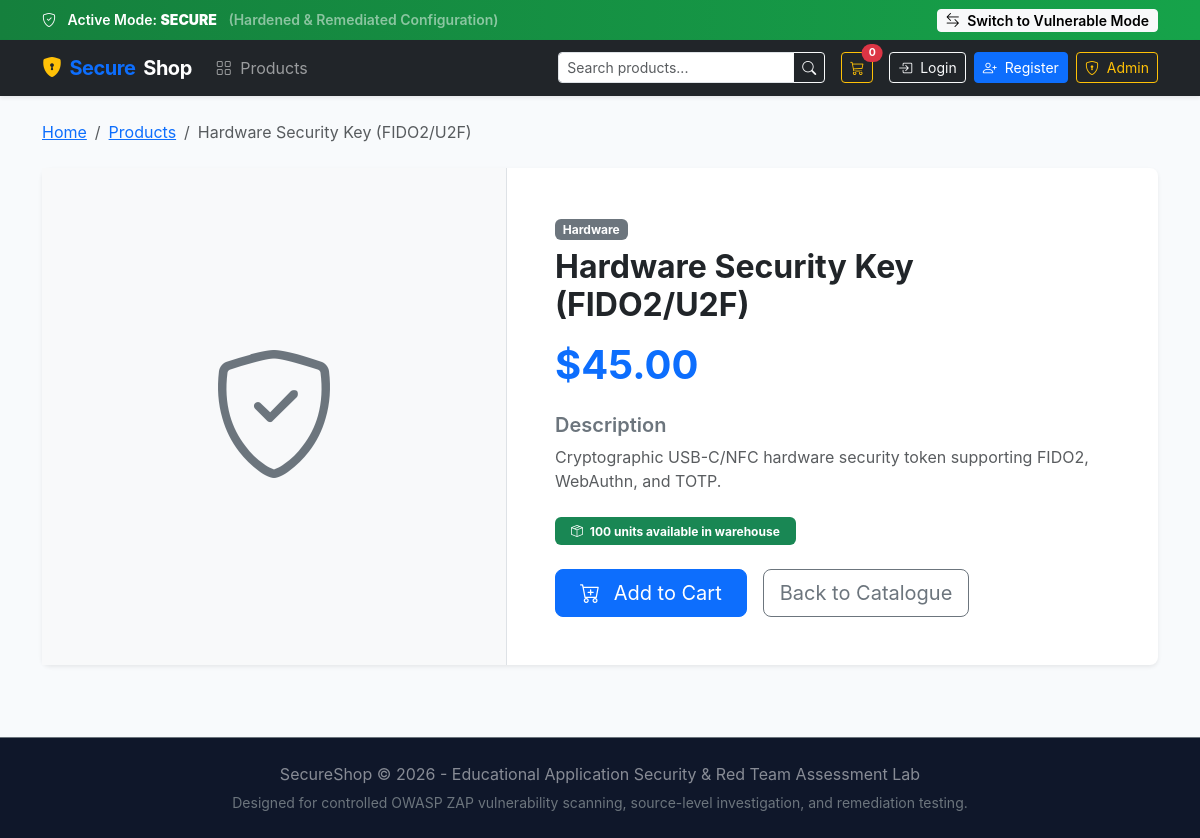
Page /product/1 on the committed database.
### tables this page shows
CREATE TABLE products (
    id INTEGER PRIMARY KEY AUTOINCREMENT,
    name TEXT NOT NULL,
    description TEXT NOT NULL,
    category TEXT NOT NULL,
    price REAL NOT NULL,
    stock INTEGER NOT NULL DEFAULT 50,
    image_url TEXT DEFAULT '/static/placeholder.png'
);

### fixed/app.py (the view)
@public_bp.route("/product/<int:product_id>", endpoint="product_details")
@public_bp.route("/product/<int:product_id>", endpoint="product_detail")
@public_bp.route("/products/<int:product_id>")
def product_details(product_id):
    conn = get_db_connection()
    cursor = conn.cursor()
    cursor.execute("SELECT * FROM products WHERE id = ?", (product_id,))
    product = cursor.fetchone()
    conn.close()
    if not product:
        flash("Product not found.", "warning")
        return redirect(url_for("public.products"))
    return render_template("product_details.html", product=product)

### fixed/app.py (called while the page is built)
@app.context_processor
def inject_globals():
    cart = session.get("cart", {})
    total_items = sum(cart.values()) if isinstance(cart, dict) else 0
    return {
        "current_mode": "secure",
        "cart_count": total_items
    }

@app.after_request
def apply_security_headers(response):
    response.headers["X-Frame-Options"] = "DENY"
    response.headers["X-Content-Type-Options"] = "nosniff"
    response.headers["Content-Security-Policy"] = (
        "default-src 'self'; "
        "style-src 'self' 'unsafe-inline' https://cdn.jsdelivr.net; "
        "script-src 'self' https://cdn.jsdelivr.net; "
        "font-src 'self' https://cdn.jsdelivr.net; "
        "img-src 'self' data: https:;"
    )
    response.headers["Referrer-Policy"] = "strict-origin-when-cross-origin"
    response.headers["Permissions-Policy"] = "geolocation=(), microphone=(), camera=()"
    response.headers["Server"] = "SecureShop-Production"
    return response

### fixed/database.py (called while the page is built)
def get_db_connection():
    conn = sqlite3.connect(DB_PATH)
    conn.row_factory = sqlite3.Row
    return conn

### fixed/templates/product_details.html
{% extends "base.html" %}
{% block content %}
<nav aria-label="breadcrumb" class="mb-4">
    <ol class="breadcrumb">
        <li class="breadcrumb-item"><a href="{{ url_for('public.index') }}">Home</a></li>
        <li class="breadcrumb-item"><a href="{{ url_for('public.products') }}">Products</a></li>
        <li class="breadcrumb-item active">{{ product.name }}</li>
    </ol>
</nav>
<div class="card shadow-sm border-0 rounded-3 mb-5">
    <div class="row g-0">
        <div class="col-md-5 bg-light d-flex align-items-center justify-content-center p-5 border-end">
            <i class="bi bi-shield-check text-secondary" style="font-size: 8rem;"></i>
        </div>
        <div class="col-md-7">
            <div class="card-body p-4 p-md-5">
                <span class="badge bg-secondary mb-2">{{ product.category }}</span>
                <h2 class="card-title fw-bold text-dark mb-3">{{ product.name }}</h2>
                <div class="display-6 fw-bold text-primary mb-4">${{ "%.2f"|format(product.price) }}</div>
                <h5 class="fw-semibold text-secondary">Description</h5>
                <p class="card-text text-muted mb-4">{{ product.description }}</p>
                <div class="mb-4">
                    <span class="badge {{ 'bg-success' if product.stock > 10 else 'bg-warning text-dark' }} px-3 py-2">
                        <i class="bi bi-box-seam me-1"></i> {{ product.stock }} units available in warehouse
                    </span>
                </div>
                <div class="d-flex gap-3">
                    <a href="{{ url_for('user.add_to_cart', product_id=product.id) }}" class="btn btn-primary btn-lg px-4">
                        <i class="bi bi-cart-plus me-2"></i> Add to Cart
                    </a>
                    <a href="{{ url_for('public.products') }}" class="btn btn-outline-secondary btn-lg">
                        Back to Catalogue
                    </a>
                </div>
            </div>
        </div>
    </div>
</div>
{% endblock %}

### fixed/static/css/style.css (style rules this page uses)
:root { --primary-color: #2563eb; --primary-hover: #1d4ed8; --dark-bg: #0f172a; --card-bg: #ffffff; --text-main: #1e293b; --vuln-badge: #dc2626; --secure-badge: #16a34a; }
body { background-color: #f8fafc; color: var(--text-main); font-family: -apple-system, BlinkMacSystemFont, "Segoe UI", Roboto, "Helvetica Neue", Arial, sans-serif; min-height: 100vh; display: flex; flex-direction: column; }

### rows in the picture
products: name "Hardware Security Key (FIDO2/U2F)", category "Hardware", price "45.00", description "Cryptographic USB-C/NFC hardware security token supporting FIDO2, WebAuthn, and TOTP.", stock "100"

### other values in the picture
{{ current_mode.upper() }} "SECURE"
{{ "Secure Mode" if current_mode == "vulnerable" else "Vulnerable Mode" }} "Vulnerable Mode"
